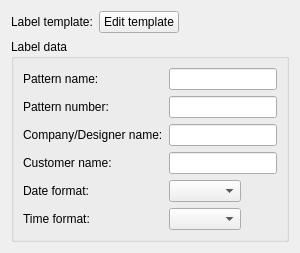
     <widget class="QWidget" name="tab_4">
      <attribute name="title">
       <string>Label data</string>
      </attribute>
      <layout class="QVBoxLayout" name="verticalLayout_32">
       <item>
        <layout class="QHBoxLayout" name="horizontalLayout_19">
         <item>
          <widget class="QLabel" name="label_13">
           <property name="text">
            <string>Label template:</string>
           </property>
          </widget>
         </item>
         <item>
          <widget class="QPushButton" name="pushButtonEditPatternLabel">
           <property name="toolTip">
            <string>Edit pattern label</string>
           </property>
           <property name="text">
            <string>Edit template</string>
           </property>
          </widget>
         </item>
         <item>
          <spacer name="horizontalSpacer">
           <property name="orientation">
            <enum>Qt::Horizontal</enum>
           </property>
           <property name="sizeHint" stdset="0">
            <size>
             <width>40</width>
             <height>20</height>
            </size>
           </property>
          </spacer>
         </item>
        </layout>
       </item>
       <item>
        <widget class="QGroupBox" name="groupBox_4">
         <property name="sizePolicy">
          <sizepolicy hsizetype="Preferred" vsizetype="Preferred">
           <horstretch>0</horstretch>
           <verstretch>1</verstretch>
          </sizepolicy>
         </property>
         <property name="title">
          <string>Label data</string>
         </property>
         <layout class="QFormLayout" name="formLayout">
          <property name="fieldGrowthPolicy">
           <enum>QFormLayout::ExpandingFieldsGrow</enum>
          </property>
          <item row="0" column="0">
           <widget class="QLabel" name="label_6">
            <property name="text">
             <string>Pattern name:</string>
            </property>
           </widget>
          </item>
          <item row="0" column="1">
           <widget class="VLineEdit" name="lineEditPatternName">
            <property name="maxLength">
             <number>30</number>
            </property>
           </widget>
          </item>
          <item row="1" column="0">
           <widget class="QLabel" name="label_7">
            <property name="text">
             <string>Pattern number:</string>
            </property>
           </widget>
          </item>
          <item row="1" column="1">
           <widget class="VLineEdit" name="lineEditPatternNumber">
            <property name="maxLength">
             <number>30</number>
            </property>
           </widget>
          </item>
          <item row="2" column="0">
           <widget class="QLabel" name="label_8">
            <property name="text">
             <string>Company/Designer name:</string>
            </property>
           </widget>
          </item>
          <item row="2" column="1">
           <widget class="VLineEdit" name="lineEditCompanyName">
            <property name="maxLength">
             <number>30</number>
            </property>
           </widget>
          </item>
          <item row="3" column="0">
           <widget class="QLabel" name="label_10">
            <property name="text">
             <string>Customer name:</string>
            </property>
           </widget>
          </item>
          <item row="3" column="1">
           <widget class="VLineEdit" name="lineEditCustomerName">
            <property name="maxLength">
             <number>30</number>
            </property>
           </widget>
          </item>
          <item row="4" column="0">
           <widget class="QLabel" name="label">
            <property name="text">
             <string>Date format:</string>
            </property>
           </widget>
          </item>
          <item row="4" column="1">
           <widget class="QComboBox" name="comboBoxDateFormat"/>
          </item>
          <item row="5" column="0">
           <widget class="QLabel" name="label_11">
            <property name="text">
             <string>Time format:</string>
            </property>
           </widget>
          </item>
          <item row="5" column="1">
           <widget class="QComboBox" name="comboBoxTimeFormat"/>
          </item>
         </layout>
        </widget>
       </item>
      </layout>
     </widget>
